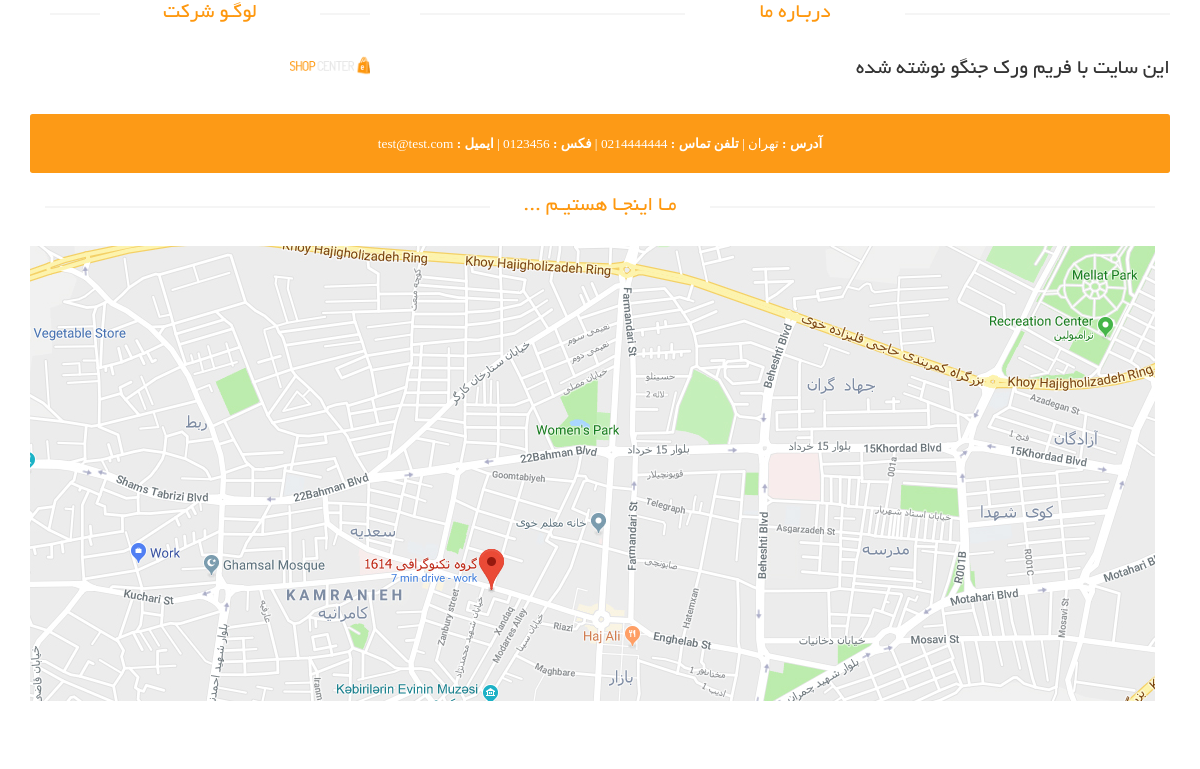
/about-us, run on an earlier commit of the app's database.
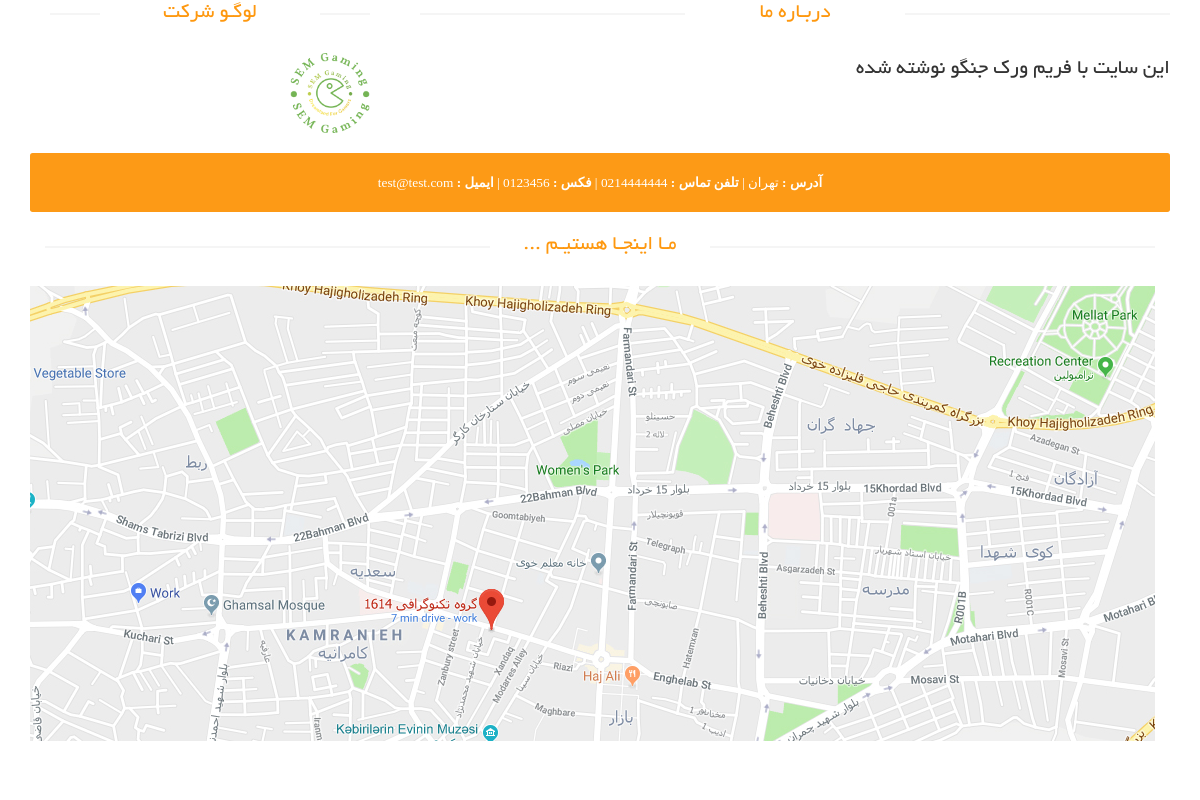
And on a later commit of the database.
### site_module/models.py (models this page shows, shortened)
class SiteSetting(models.Model):
    site_name = models.CharField(max_length=200, verbose_name='نام سایت')
    site_url = models.CharField(max_length=200, verbose_name='دامنه سایت')
    address = models.CharField(max_length=200, verbose_name='آدرس')
    phone = models.CharField(max_length=200, null=True, blank=True, verbose_name='تلفن')
    fax = models.CharField(max_length=200, null=True, blank=True, verbose_name='فکس')
    email = models.EmailField(max_length=200, null=True, blank=True, verbose_name='ایمیل')
    copy_right = models.TextField(verbose_name='متن کپی رایت')
    about_us_text = models.TextField(verbose_name='درباره ما')
    site_logo = models.ImageField(upload_to='images/site-setting/', verbose_name='لوگو سایت')
    is_main_setting = models.BooleanField(default=True, verbose_name='تنظیمات اصلی')
    class Meta:
        verbose_name = 'Site setting'
        verbose_name_plural = 'Setting '

### home_module/views.py (the view)
# urls.py: path('about-us', views.AboutView.as_view(), name='about_page'),
class AboutView(TemplateView):
    template_name = 'home_module/about_page.html'
    def get_context_data(self, **kwargs):
        context = super().get_context_data(**kwargs)
        site_setting : SiteSetting = SiteSetting.objects.filter(is_main_setting=True).first()
        context['site_setting'] = site_setting
        return context

### home_module/templates/home_module/about_page.html (shortened to what this page needs)
{% extends 'shared/_layout.html' %}
{% load static %}
{% block content %}
  <div id="contact-page" class="container">
    <div class="bg">
      <div class="row">
        <div class="col-sm-4">
          <div class="contact-info">
            <h2 class="title text-center">لوگـو شرکت</h2>
            <img src="{{ site_setting.site_logo.url }}" width="80" class="img-responsive">
          </div>
        </div>
        <div class="col-sm-8">
          <div class="about">
            <h2 class="title text-center">دربـاره ما</h2>
            <p class="about-desc">
              {{ site_setting.about_us_text }}
            </p>
          </div>
        </div>
      </div>
      <div class="row">
        <div class="col-sm-12 about-address">
          <address>
            <p>
              <strong>آدرس : </strong>{{ site_setting.address }} |
              <strong> تلفن تماس : </strong>{{ site_setting.phone }} |
              {% if site_setting.fax %}
                <strong> فکس : </strong>{{ site_setting.fax }} |
              {% endif %}
              {% if site_setting.email %}
                <strong> ایمیل : </strong>{{ site_setting.email }}
              {% endif %}
            </p>
          </address>
        </div>
      </div>
      <div class="row">
        <div class="container">
          <div class="col-sm-12" style="overflow: hidden; margin-bottom: 40px"><h2 class="title text-center">مـا اینجـا
            هستیـم ... </h2>
            <div id="gmap" class="contact-map">
              <img src="{% static 'images/home/Map.jpg' %}" alt="Map">
            </div>
          </div>
        </div>
      </div>
    </div>
  </div>
{% endblock %}

### templates/shared/_layout.html (shortened to what this page needs)
{% load render_partial %}
<!DOCTYPE html>
<html lang="en">
<head>
    {% include 'shared/header_references.html' %}
</head>
<body>
{% block content %}{% endblock %}
</body>
</html>

### templates/shared/header_references.html (shortened to what this page needs)
<link href="/static/css/bootstrap.min.css" rel="stylesheet">
<link href="/static/css/font-awesome.min.css" rel="stylesheet">
<link href="/static/css/prettyPhoto.css" rel="stylesheet">
<link href="/static/css/price-range.css" rel="stylesheet">
<link href="/static/css/animate.css" rel="stylesheet">
<link href="/static/css/main.css" rel="stylesheet">
<link href="/static/css/responsive.css" rel="stylesheet">
<link href="/static/css/custom.css" rel="stylesheet">

### static/css/main.css (style rules this page uses)
body { font-family: 'BYekan'; font-size: 10pt; position: relative; font-weight: normal; direction: rtl; }
h1, h2, h3, h4, h5, h6 { font-family: 'BYekan', sans-serif; }
.left-sidebar h2:after, h2.title:after { content: " "; position: absolute; border: 1px solid #f5f5f5; bottom: 8px; right: 0; width: 100%; height: 0; z-index: -2; }
h2.title:before { content: " "; position: absolute; background: #fff; bottom: -6px; width: 220px; height: 30px; z-index: -1; right: 50%; margin-right: -110px; }
h2.title { color: #FE980F; font-family: 'BYekan', sans-serif; font-size: 16pt; font-weight: 400; margin: 0 15px; text-transform: uppercase; margin-bottom: 30px; position: relative; }
.about-address { margin-top: 20px; }
.about-address p { text-align: center; padding: 20px 10px 20px 10px; background-color: #FD9A16; font-family: tahoma; font-size: 10pt; color: #ffffff; border-radius: 0.2em; }
.bg h2.title { margin-right: 0; margin-left: 0; margin-top: 0; }
.about .about-desc { text-align: justify; font-size: 16pt; }
.contact-map { width: 100%; height: 385px; margin-bottom: 70px }
#contact-page .contact-info { padding: 0 20px; }

What changed in the data, as far as the page shows it:
changed SiteSetting "این سایت با فریم ورک جنگو نوشته شده": site_logo: a different picture
